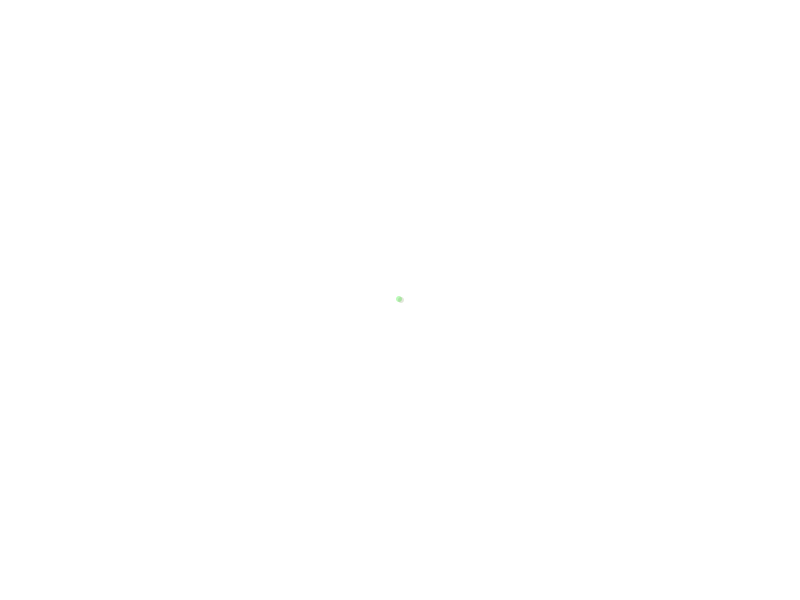
Frame 1 (no input)
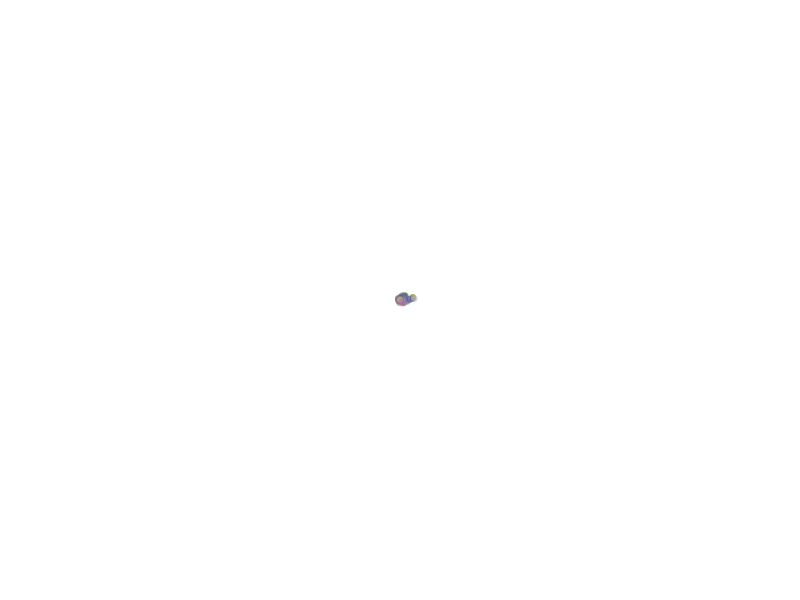
Frame 60 (the mouse pressed at the canvas centre just before this capture)
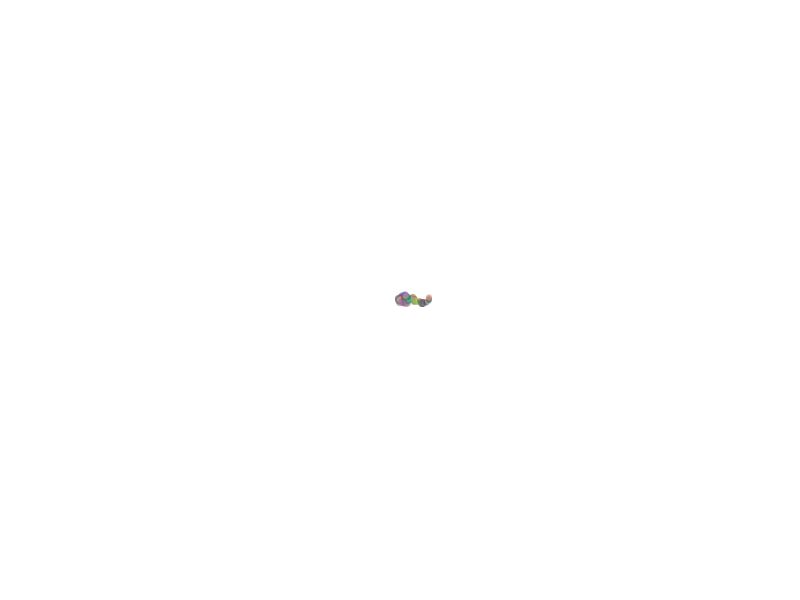
Frame 120 (the mouse held since frame 60 and released just before this capture)

The Processing sketch that drew these frames (run headless with seeded random() and noise(); from frame 60 on, the mouse is pressed at the canvas centre):

// Processing sketch: RandomWalkerSmith
// ── RandomWalkerSmith.pde
Walker w1;
Walker w2;

void setup()
{
  size(800, 600);
  background(255);

  w1 = new Walker();
  w2 = new Walker();
}



void draw()
{
  w1.step();
  w1.display();

  w2.stepBiased();
  w2.display();
}




class Walker
{
  int x;
  int y;

  Walker()
  {
    x = width/2;
    y = height/2;
  }



  void display()
  {
    float r = random(255);
    float g = random(255);
    float b = random(255);
    float a = random(50, 100);

    noStroke();
    fill(r, g, b, a);
    ellipse(x, y, 6, 6);
  }




  void step()
  {
    int choice = int(random(8));

    if (choice == 0) x++;
    else if (choice == 1) x--;
    else if (choice == 2) y++;
    else if (choice == 3) y--;
    else if (choice == 4) { x++; y++; }
    else if (choice == 5) { x--; y--; }
    else if (choice == 6) { x++; y--; }
    else if (choice == 7) { x--; y++; }
  }



  void stepBiased()
  {
    float r = random(1);

    if (r < 0.4) x++;
    else if (r < 0.6) x--;
    else if (r < 0.8) y++;
    else y--;
  }
  
  
}
